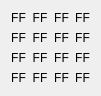
   <widget class="QWidget" name="gridLayoutWidget_3">
    <property name="geometry">
     <rect>
      <x>40</x>
      <y>50</y>
      <width>101</width>
      <height>91</height>
     </rect>
    </property>
    <layout class="QGridLayout" name="layoutInputMatrix">
     <item row="2" column="3">
      <widget class="QLabel" name="inputByte13">
       <property name="font">
        <font>
         <kerning>true</kerning>
        </font>
       </property>
       <property name="layoutDirection">
        <enum>Qt::LeftToRight</enum>
       </property>
       <property name="text">
        <string>FF</string>
       </property>
       <property name="alignment">
        <set>Qt::AlignCenter</set>
       </property>
      </widget>
     </item>
     <item row="4" column="3">
      <widget class="QLabel" name="inputByte15">
       <property name="font">
        <font>
         <kerning>true</kerning>
        </font>
       </property>
       <property name="layoutDirection">
        <enum>Qt::LeftToRight</enum>
       </property>
       <property name="text">
        <string>FF</string>
       </property>
       <property name="alignment">
        <set>Qt::AlignCenter</set>
       </property>
      </widget>
     </item>
     <item row="1" column="3">
      <widget class="QLabel" name="inputByte12">
       <property name="font">
        <font>
         <kerning>true</kerning>
        </font>
       </property>
       <property name="layoutDirection">
        <enum>Qt::LeftToRight</enum>
       </property>
       <property name="text">
        <string>FF</string>
       </property>
       <property name="alignment">
        <set>Qt::AlignCenter</set>
       </property>
      </widget>
     </item>
     <item row="3" column="3">
      <widget class="QLabel" name="inputByte14">
       <property name="font">
        <font>
         <kerning>true</kerning>
        </font>
       </property>
       <property name="layoutDirection">
        <enum>Qt::LeftToRight</enum>
       </property>
       <property name="text">
        <string>FF</string>
       </property>
       <property name="alignment">
        <set>Qt::AlignCenter</set>
       </property>
      </widget>
     </item>
     <item row="2" column="2">
      <widget class="QLabel" name="inputByte09">
       <property name="font">
        <font>
         <kerning>true</kerning>
        </font>
       </property>
       <property name="layoutDirection">
        <enum>Qt::LeftToRight</enum>
       </property>
       <property name="text">
        <string>FF</string>
       </property>
       <property name="alignment">
        <set>Qt::AlignCenter</set>
       </property>
      </widget>
     </item>
     <item row="3" column="2">
      <widget class="QLabel" name="inputByte10">
       <property name="font">
        <font>
         <kerning>true</kerning>
        </font>
       </property>
       <property name="layoutDirection">
        <enum>Qt::LeftToRight</enum>
       </property>
       <property name="text">
        <string>FF</string>
       </property>
       <property name="alignment">
        <set>Qt::AlignCenter</set>
       </property>
      </widget>
     </item>
     <item row="4" column="2">
      <widget class="QLabel" name="inputByte11">
       <property name="font">
        <font>
         <kerning>true</kerning>
        </font>
       </property>
       <property name="layoutDirection">
        <enum>Qt::LeftToRight</enum>
       </property>
       <property name="text">
        <string>FF</string>
       </property>
       <property name="alignment">
        <set>Qt::AlignCenter</set>
       </property>
      </widget>
     </item>
     <item row="1" column="2">
      <widget class="QLabel" name="inputByte08">
       <property name="font">
        <font>
         <kerning>true</kerning>
        </font>
       </property>
       <property name="layoutDirection">
        <enum>Qt::LeftToRight</enum>
       </property>
       <property name="text">
        <string>FF</string>
       </property>
       <property name="alignment">
        <set>Qt::AlignCenter</set>
       </property>
      </widget>
     </item>
     <item row="2" column="1">
      <widget class="QLabel" name="inputByte05">
       <property name="font">
        <font>
         <kerning>true</kerning>
        </font>
       </property>
       <property name="layoutDirection">
        <enum>Qt::LeftToRight</enum>
       </property>
       <property name="text">
        <string>FF</string>
       </property>
       <property name="alignment">
        <set>Qt::AlignCenter</set>
       </property>
      </widget>
     </item>
     <item row="3" column="1">
      <widget class="QLabel" name="inputByte06">
       <property name="font">
        <font>
         <kerning>true</kerning>
        </font>
       </property>
       <property name="layoutDirection">
        <enum>Qt::LeftToRight</enum>
       </property>
       <property name="text">
        <string>FF</string>
       </property>
       <property name="alignment">
        <set>Qt::AlignCenter</set>
       </property>
      </widget>
     </item>
     <item row="4" column="1">
      <widget class="QLabel" name="inputByte07">
       <property name="font">
        <font>
         <kerning>true</kerning>
        </font>
       </property>
       <property name="layoutDirection">
        <enum>Qt::LeftToRight</enum>
       </property>
       <property name="text">
        <string>FF</string>
       </property>
       <property name="alignment">
        <set>Qt::AlignCenter</set>
       </property>
      </widget>
     </item>
     <item row="1" column="1">
      <widget class="QLabel" name="inputByte04">
       <property name="font">
        <font>
         <kerning>true</kerning>
        </font>
       </property>
       <property name="layoutDirection">
        <enum>Qt::LeftToRight</enum>
       </property>
       <property name="text">
        <string>FF</string>
       </property>
       <property name="alignment">
        <set>Qt::AlignCenter</set>
       </property>
      </widget>
     </item>
     <item row="1" column="0">
      <widget class="QLabel" name="inputByte00">
       <property name="font">
        <font>
         <kerning>true</kerning>
        </font>
       </property>
       <property name="layoutDirection">
        <enum>Qt::LeftToRight</enum>
       </property>
       <property name="text">
        <string>FF</string>
       </property>
       <property name="alignment">
        <set>Qt::AlignCenter</set>
       </property>
      </widget>
     </item>
     <item row="2" column="0">
      <widget class="QLabel" name="inputByte01">
       <property name="font">
        <font>
         <kerning>true</kerning>
        </font>
       </property>
       <property name="layoutDirection">
        <enum>Qt::LeftToRight</enum>
       </property>
       <property name="text">
        <string>FF</string>
       </property>
       <property name="alignment">
        <set>Qt::AlignCenter</set>
       </property>
      </widget>
     </item>
     <item row="3" column="0">
      <widget class="QLabel" name="inputByte02">
       <property name="font">
        <font>
         <kerning>true</kerning>
        </font>
       </property>
       <property name="layoutDirection">
        <enum>Qt::LeftToRight</enum>
       </property>
       <property name="text">
        <string>FF</string>
       </property>
       <property name="alignment">
        <set>Qt::AlignCenter</set>
       </property>
      </widget>
     </item>
     <item row="4" column="0">
      <widget class="QLabel" name="inputByte03">
       <property name="font">
        <font>
         <kerning>true</kerning>
        </font>
       </property>
       <property name="layoutDirection">
        <enum>Qt::LeftToRight</enum>
       </property>
       <property name="text">
        <string>FF</string>
       </property>
       <property name="alignment">
        <set>Qt::AlignCenter</set>
       </property>
      </widget>
     </item>
    </layout>
   </widget>
